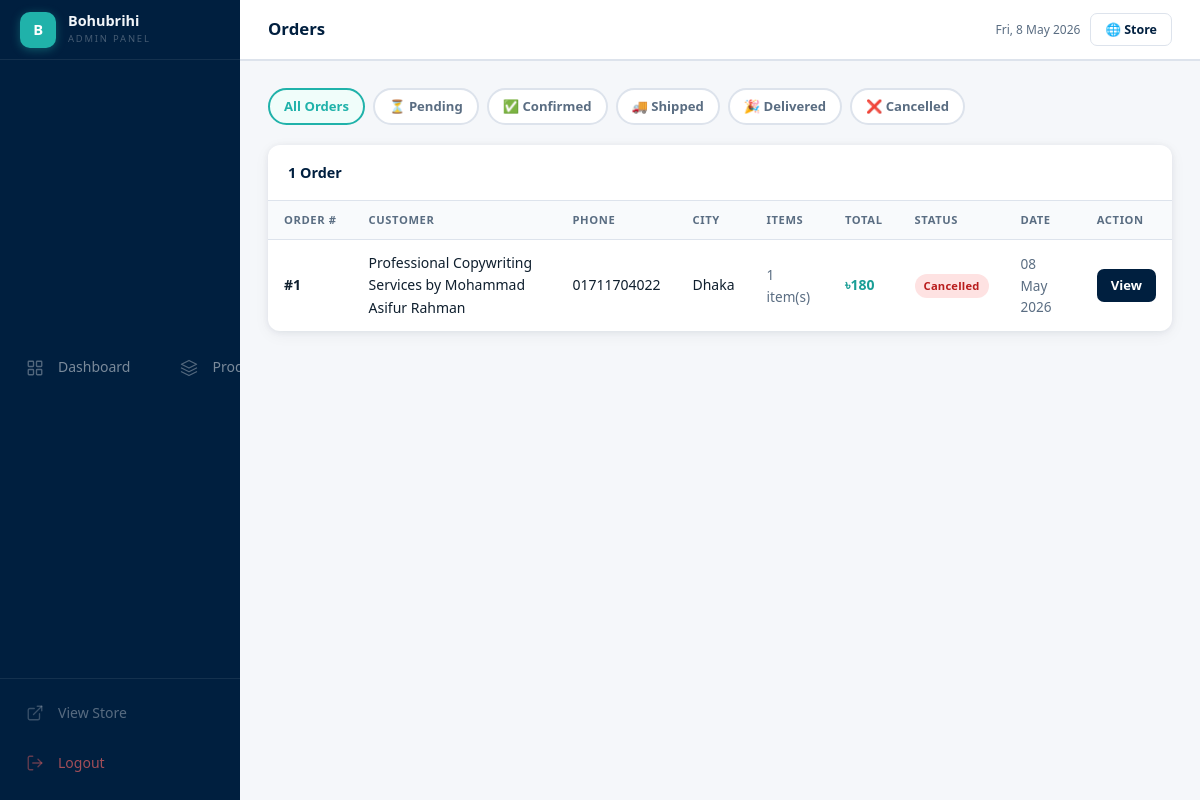
/admin/orders (signed in), run on the app's committed database.
### app.py (models this page shows)
class Order(db.Model):
    id = db.Column(db.Integer, primary_key=True)
    customer_name = db.Column(db.String(200), nullable=False)
    customer_email = db.Column(db.String(200), nullable=False)
    customer_phone = db.Column(db.String(50), nullable=False)
    address = db.Column(db.Text, nullable=False)
    city = db.Column(db.String(100), nullable=False)
    items_json = db.Column(db.Text, nullable=False)
    total = db.Column(db.Float, nullable=False)
    status = db.Column(db.String(50), default='pending')
    notes = db.Column(db.Text, default='')
    created_at = db.Column(db.DateTime, default=datetime.utcnow)
    @property
    def items(self):
        return json.loads(self.items_json)

### app.py (the view)
@app.route('/admin/orders')
@admin_required
def admin_orders():
    status = request.args.get('status', '')
    query = Order.query
    if status:
        query = query.filter_by(status=status)
    orders = query.order_by(Order.created_at.desc()).all()
    return render_template('admin/orders.html', orders=orders, status=status)

### app.py (called while the page is built)
def admin_required(f):
    from functools import wraps
    @wraps(f)
    def decorated(*args, **kwargs):
        if not session.get('admin_logged_in'):
            return redirect(url_for('admin_login'))
        return f(*args, **kwargs)
    return decorated

### templates/admin/orders.html (shortened to what this page needs)
{% extends 'admin/base.html' %}
{% block page_title %}Orders{% endblock %}
{% block content %}
<div class="filter-bar">
  <a href="{{ url_for('admin_orders') }}" class="filter-chip {% if not status %}active{% endif %}">All Orders</a>
  {% for s, label in [('pending','⏳ Pending'),('confirmed','✅ Confirmed'),('shipped','🚚 Shipped'),('delivered','🎉 Delivered'),('cancelled','❌ Cancelled')] %}
  <a href="{{ url_for('admin_orders') }}?status={{ s }}" class="filter-chip {% if status == s %}active{% endif %}">{{ label }}</a>
  {% endfor %}
</div>
<div class="admin-table-wrap">
  <div class="admin-table-header">
    <h3>{{ orders|length }} Order{% if orders|length != 1 %}s{% endif %}</h3>
  </div>
  <table>
    <thead>
      <tr>
        <th>Order #</th>
        <th>Customer</th>
        <th>Phone</th>
        <th>City</th>
        <th>Items</th>
        <th>Total</th>
        <th>Status</th>
        <th>Date</th>
        <th>Action</th>
      </tr>
    </thead>
    <tbody>
      {% for o in orders %}
      {% set sc = {'pending':'yellow','confirmed':'blue','shipped':'purple','delivered':'green','cancelled':'red'} %}
      <tr>
        <td><strong>#{{ o.id }}</strong></td>
        <td>{{ o.customer_name }}</td>
        <td>{{ o.customer_phone }}</td>
        <td>{{ o.city }}</td>
        <td style="color:var(--muted); font-size:.85rem;">{{ o.items|length }} item(s)</td>
        <td style="font-weight:700; color:var(--teal-dark);">৳{{ o.total|int }}</td>
        <td><span class="badge badge-{{ sc.get(o.status,'yellow') }}">{{ o.status|title }}</span></td>
        <td style="color:var(--muted); font-size:.85rem;">{{ o.created_at.strftime('%d %b %Y') }}</td>
        <td><a href="{{ url_for('admin_order_detail', oid=o.id) }}" class="btn-sm btn-navy">View</a></td>
      </tr>
      {% else %}
      <tr>
        <td colspan="9" style="text-align:center; color:var(--muted); padding:48px;">
          No orders found.
        </td>
      </tr>
      {% endfor %}
    </tbody>
  </table>
</div>
{% endblock %}

### static/css/style.css (style rules this page uses)
:root { --teal: #20B2AA; --teal-dark: #1a9e96; --teal-dim: rgba(32,178,170,.12); --navy: #001F3F; --navy-mid: #0a3460; --lime: #ADFF2F; --lime-dark: #8fd400; --amber: #f59e0b; --red: #ef4444; --purple: #7c3aed; --pink: #ec4899; --bg: #f0f4f8; --card: #ffffff; --border: #dde3ec; --text: #0f1f2e; --muted: #5a6d82; --radius: 12px; --shadow: 0 1px 6px rgba(0,31,63,.07), 0 4px 16px rgba(0,31,63,.05); --shadow-lg: 0 8px 32px rgba(0,31,63,.13); }
*, *::before, *::after { box-sizing: border-box; margin: 0; padding: 0; }
body { font-family: 'Segoe UI', system-ui, -apple-system, sans-serif; background: var(--bg); color: var(--text); line-height: 1.6; }
a { color: inherit; text-decoration: none; }
:root { --sidebar-w: 240px; --topbar-h: 60px; --admin-bg: #f5f7fa; }
.admin-table-wrap { background: #fff; border-radius: 12px; box-shadow: var(--shadow); overflow: hidden; margin-bottom: 24px; }
.admin-table-header { padding: 16px 20px; border-bottom: 1px solid var(--border); display: flex; justify-content: space-between; align-items: center; }
.admin-table-header h3 { font-size: .9rem; font-weight: 700; color: var(--navy); }
table { width: 100%; border-collapse: collapse; }
thead th { text-align: left; padding: 10px 16px; font-size: .7rem; font-weight: 700; color: var(--muted); text-transform: uppercase; letter-spacing: .6px; background: #f8fafc; border-bottom: 1px solid var(--border); white-space: nowrap; }
tbody td { padding: 12px 16px; border-bottom: 1px solid #f0f4f8; font-size: .875rem; }
tbody tr:last-child td { border-bottom: none; }
.badge { display: inline-block; padding: 3px 9px; border-radius: 100px; font-size: .7rem; font-weight: 700; letter-spacing: .2px; }
.badge-red { background: #fee2e2; color: #b91c1c; }
.btn-sm { padding: 6px 14px; border-radius: 7px; font-size: .82rem; font-weight: 600; display: inline-flex; align-items: center; gap: 5px; transition: all .15s; }
.btn-navy { background: var(--navy); color: #fff; }
.filter-bar { display: flex; gap: 8px; flex-wrap: wrap; align-items: center; margin-bottom: 20px; }
.filter-chip { padding: 6px 14px; border-radius: 100px; border: 2px solid var(--border); background: #fff; font-size: .82rem; font-weight: 600; color: var(--muted); text-decoration: none; transition: all .18s; cursor: pointer; }
.filter-chip:hover, .filter-chip.active { border-color: var(--teal); color: var(--teal); background: #f0fdfa; }

### data on the page
Order: id "1", customer_name "Professional Copywriting Services by Mohammad Asifur Rahman", customer_phone "01711704022", city "Dhaka", items|length "1", total "180", status "Cancelled", created_at "08 May 2026"

### other printed values
{{ label }} "⏳ Pending" "✅ Confirmed" "🚚 Shipped" "🎉 Delivered" "❌ Cancelled"
{{ orders|length }} "1"
